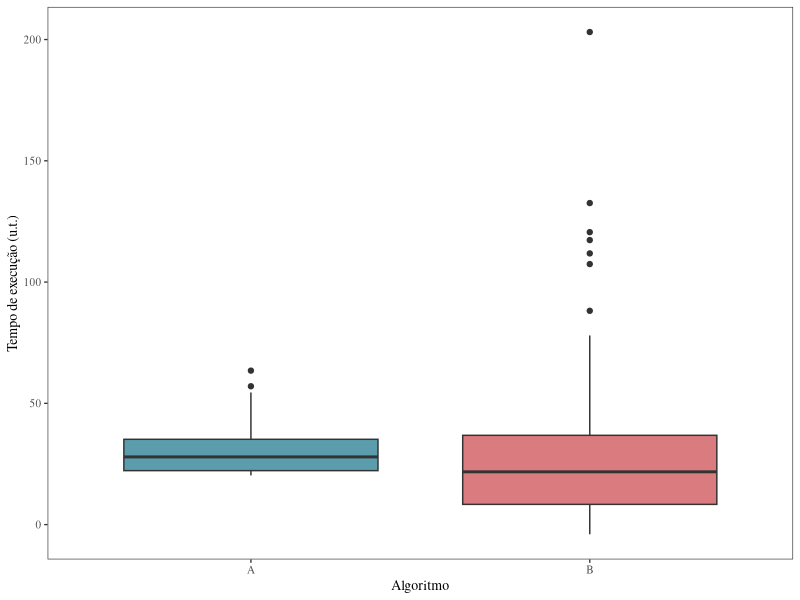
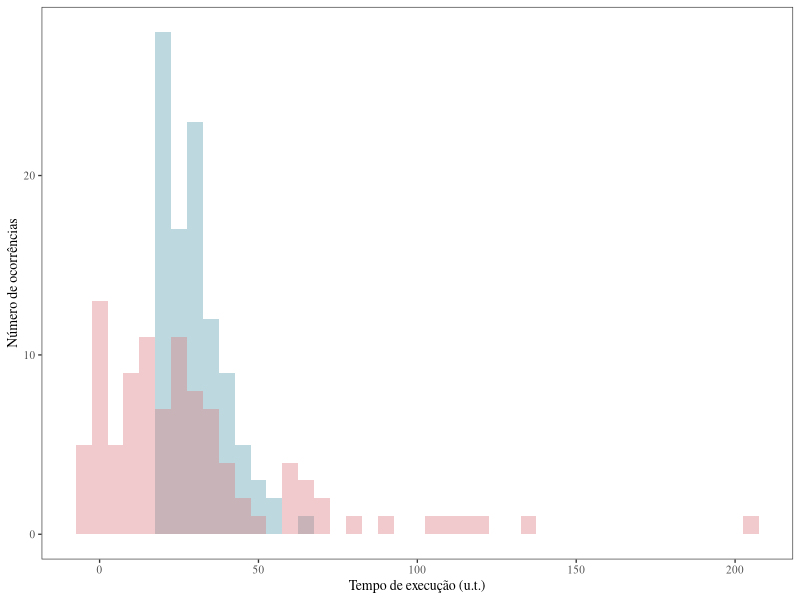
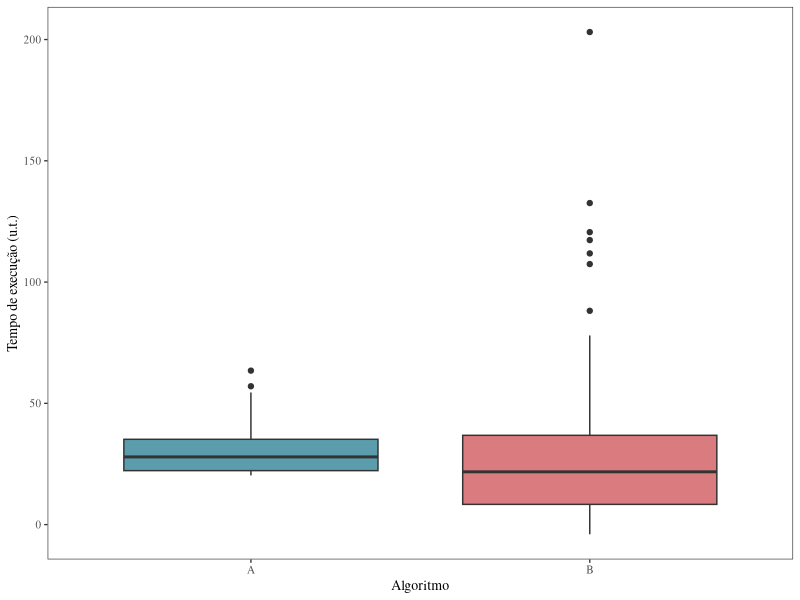
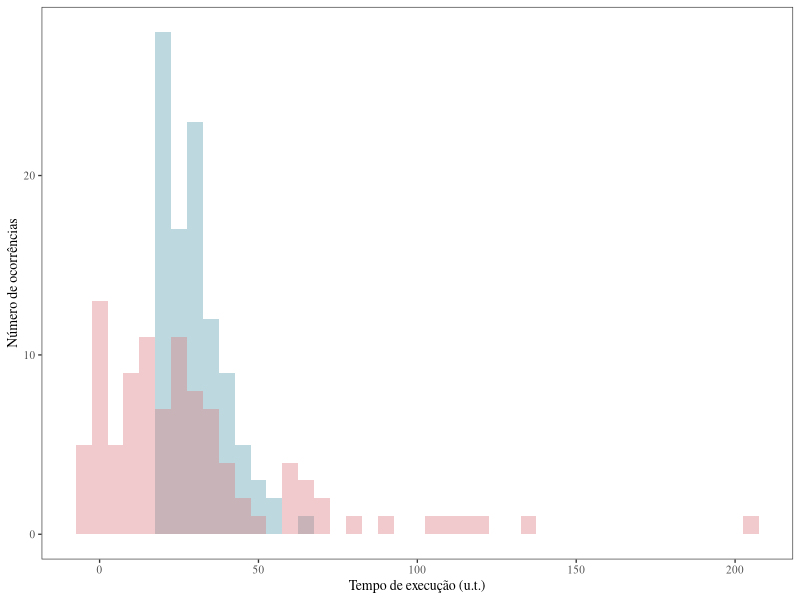

Generate these figures, in order, with R:
## ---- chunk 1
set.seed(1234)
A_completo<-(100*rexp(n = 100, rate=10))
B_completo<-(100*rexp(n=100, rate = 3))
A_completo<-A_completo - mean(A_completo) + 30
B_completo<-B_completo - mean(B_completo) + 30
dados<-cbind(A_completo, B_completo)
colnames(dados)<-c("A", "B")
dados<-as.data.frame(dados)
## ---- chunk 2
library(tidyr)
dados<-gather(dados, chave, valores)
## ---- chunk 3
library(ggplot2)

mytheme <- theme_bw(base_size=10, base_family = "Times") + 
      theme(panel.background=element_blank(), 
          text=element_text(size=10), 
          plot.title = element_text(size=10),  
          legend.title = element_blank(), 
          legend.position = "none",
          panel.grid.major = element_blank(), 
          panel.grid.minor = element_blank()) 

c <- ggplot(dados, aes(factor(chave), valores)) +
    geom_boxplot(aes(fill = factor(chave))) + 
    mytheme +
    scale_color_manual(values=c("#5B9DAD", "#D97B7F")) +
    scale_fill_manual(values=c("#5B9DAD", "#D97B7F")) +
#+ guides(fill = FALSE)
    labs(x = "Algoritmo", y = "Tempo de execução (u.t.)");
c
## ---- chunk 4
pdf(file="figuras/algsAB_boxplot.pdf", width=2.5, height=1.8, useDingbats = FALSE)
c
dev.off()
## ---- chunk 5
h <- ggplot(dados, aes(x = valores, fill = chave)) + 
    geom_histogram(alpha = 0.4, position = "identity", binwidth = 5) +
    mytheme +
    scale_color_manual(values=c("#5B9DAD", "#D97B7F")) +
    scale_fill_manual(values=c("#5B9DAD", "#D97B7F")) +
    labs(x = "Tempo de execução (u.t.)", y = "Número de ocorrências");
h
## ---- chunk 6
pdf(file="figuras/algsAB_histograma.pdf", width=2.75, height=1.8, useDingbats = FALSE)
h
dev.off()
